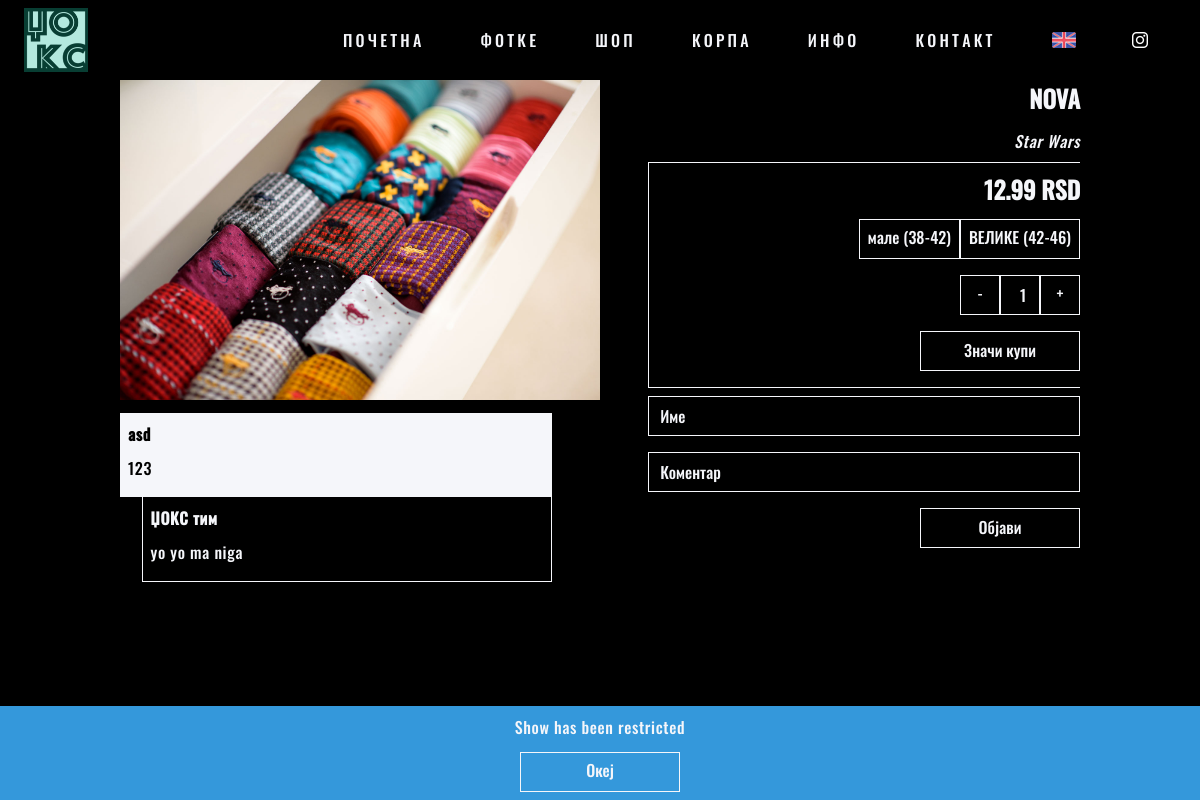
The page /pages/product?id=37 (signed in) on the database as committed earlier.
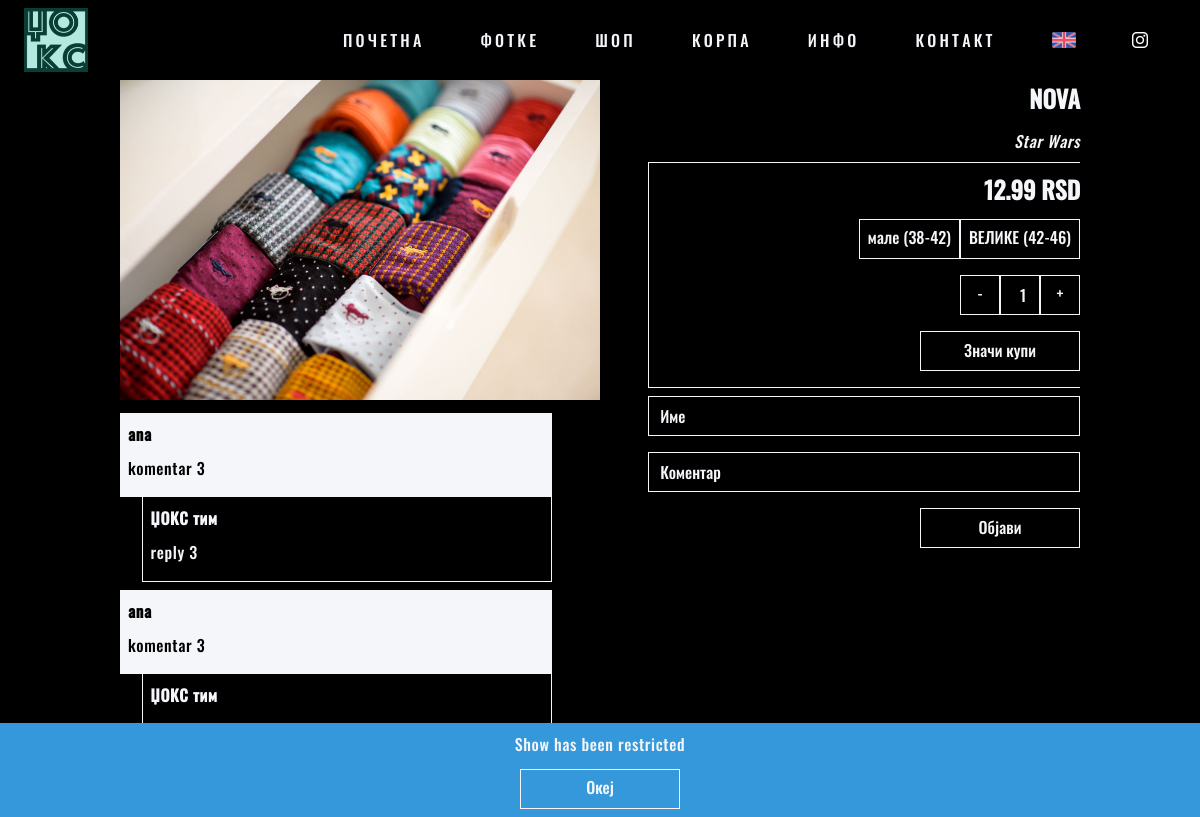
The same page on the database as committed later.
### tables this page shows
CREATE TABLE `comments` (
  `id` int(11) NOT NULL,
  `name` varchar(50) NOT NULL,
  `comment` text NOT NULL,
  `product` int(11) DEFAULT NULL,
  `ip` varchar(20) NOT NULL,
  `accepted` tinyint(1) NOT NULL DEFAULT '0',
  `reply_to` int(11) DEFAULT NULL
);

### logic/functions.php (called while the page is built, shortened)
<?php
    function strip($var) {
		return mysqli_real_escape_string($GLOBALS['connect'], htmlspecialchars(strip_tags(trim($var))));
    }
	function get_all_product_images($id) {
		$path = '../products/' . $id . '/img';
		$i = 0;
		if(file_exists($path)) {
			$files = scandir($path);
			$images = [];
			foreach($files as $file) {
    	    	if($file[0] != '.' && strpos($file, ".txt") === false && strpos($file, "thumb") === false) {
					$images[] = $path . '/' . $file;
				}
			}
		}
		return $images;
	}
	function get_quantity($size, $id) {
		global $connect;
		$cmd = "SELECT quantity FROM warehouse WHERE product=" . $id . " AND size=" . $size . " ORDER BY id DESC";
		return mysqli_fetch_array(mysqli_query($connect, $cmd))[0];
	}
	function get_price($price) {
		$currency = 'RSD';
		return $price = round($price, 2) . ' ' . $currency;
	}
?>

### pages/product.php (the view, shortened to what this page needs)
<?php
    require("../logic/config.php");
	$product = strip($_GET["id"]);
?>
<html>
    <head>
        <?php
            require("../ui/link.php");
			$cmd = "SELECT
				products.id AS product_id,
				products.name AS product_name,
				products.price AS product_price,
				collections.name AS collection_name
				FROM products
				INNER JOIN collections
				ON products.collection=collections.id
				WHERE products.id='$product'";
			$result = mysqli_query($connect, $cmd);
			$row = mysqli_fetch_array($result);
        ?>
		<link rel="stylesheet" href="../css/product.css">
    </head>
    <body>
        <?php require("../ui/header.php"); ?>
        <div class="main padded">
            <?php
				if(!is_null($row)) {
					echo '<div class="sp-wrap">';
					foreach(get_all_product_images($product) as $image) {
						echo '<a href="' . $image .'"><img src="' . $image . '" alt=""></a>';
					}
					echo '</div>';
                    echo '<div class="options">';
					echo '<h2>' . $row["product_name"] . '</h1>';
					echo '<p><i>' . $row["collection_name"] . '</i></p>';
					echo '<form class="bordered" action="../actions/cart_add" method="GET">';
					echo '<h2> ' . get_price($row["product_price"]) . '</h2>';
					echo '<div class="input-wrapper">';
					echo '<div class="input-group">';
					$cmd = "SELECT * FROM sizes";
					$result = mysqli_query($connect, $cmd);
					while($size = mysqli_fetch_array($result)) {
						$qty = get_quantity($size["id"], $product);
						echo '<div class="radio-input">';
						echo '<label ';
						if($qty == 0) {
							echo 'class="crossed" ';
						}
						echo 'for="size-' . $size["id"] . '">';
						echo '<span>' . $string["product"]["sizes"][$size["name"]] . '</span>';
						echo '</label>';
						echo '</div>';
					}
					echo '</div>';
					echo '</div>';
					echo '<div class="input-wrapper">';
					echo '<div class="input-group">';
					echo '<a class="button" onclick="qtyDec()">-</a>';
					echo '<input class="block-input" id="qty" name="qty" type="number" min="1" max="10" step="1" value="1" required/>';
					echo '<a class="button" onclick="qtyInc()">+</a>';
					echo '</div>';
					echo '</div>';
                    echo '<input class="button" type="submit" value="' . $string["product"]["buy"] . '"/>';
					echo '</form>';
					echo '<form action="../actions/comment_add" method="POST">';
					echo '<input type="text" name="name" placeholder="' . $string['product']['name'] . '" required/>';
					echo '<input type="text" name="comment" placeholder="' . $string['product']['comment'] . '" required/>';
					echo '<input type="submit" class="button" value="' . $string['product']['post'] . '" />';
                    echo '</form></div>';
					echo '<div class="comments">';
					$cmd = "SELECT
						review.name, review.comment,
						reply.comment AS reply
						FROM comments review
						LEFT JOIN comments reply
						ON reply.reply_to=review.id
						WHERE review.product=" . $product . " AND review.accepted=1";
						$result = mysqli_query($connect, $cmd);
					if(mysqli_num_rows($result) == 0) {
						echo '<div class="comment">';
						echo '<p><b>' . $string['product']['noComments'] . '</b></p>';
						echo '<p>' . $string['product']['noCommentsText'] . '</p>';
						echo '</div>';
					}else {
						while($row = mysqli_fetch_array($result)) {
							echo '<div class="comment">';
							echo '<p><b>' . $row["name"] . '</b></p>';
							echo '<p>' . $row["comment"] . '</p>';
							echo '</div>';
							if(!is_null($row['reply'])) {
								echo '<div class="comment comment-reply">';
								echo '<p><b>' . $string['product']['reply'] . '</b></p>';
								echo '<p>' . $row['reply'] . '</p>';
								echo '</div>';
							}
						}
					}
					echo '</div>';
                }else {
					echo '<div class="center-both">';
                    echo '<h1>'  . $string["product"]["invalid"] . '</h1>';
                    echo '<a href="shop" class="button center">'  . $string["product"]["continue"] . '</a>';
					echo '</div>';
                }
            ?>
        </div>
        <?php require("../ui/footer.php"); ?>
    </body>
</html>

Rows that differ between the two databases and show on the page:
now on one of the page's lists (row edited): comments: name "ana", comment "komentar 3"
changed comments: name "asd" → "ana"; comment "123" → "komentar 3"; comments.comment "yo yo ma niga" → "reply 3"
